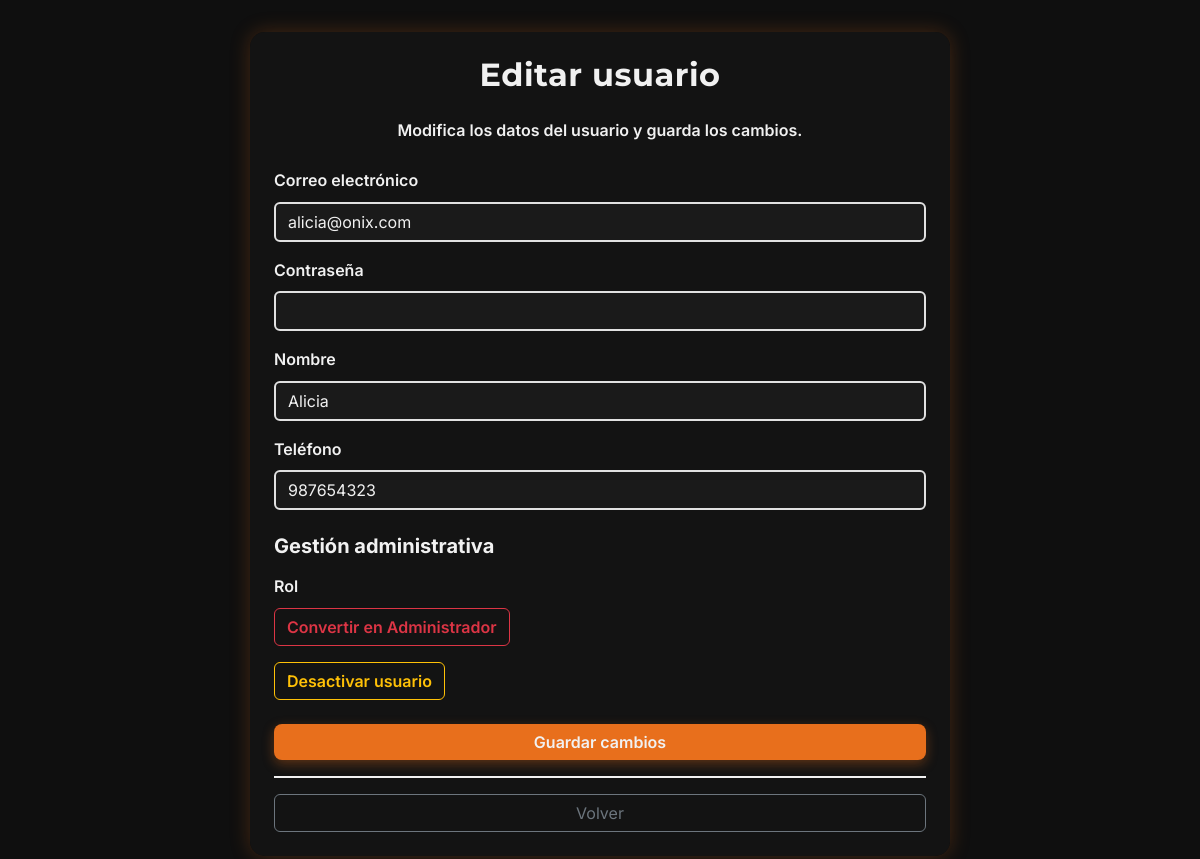
Before: /users/user_edit.php?id=12 (signed in) with the older database file.
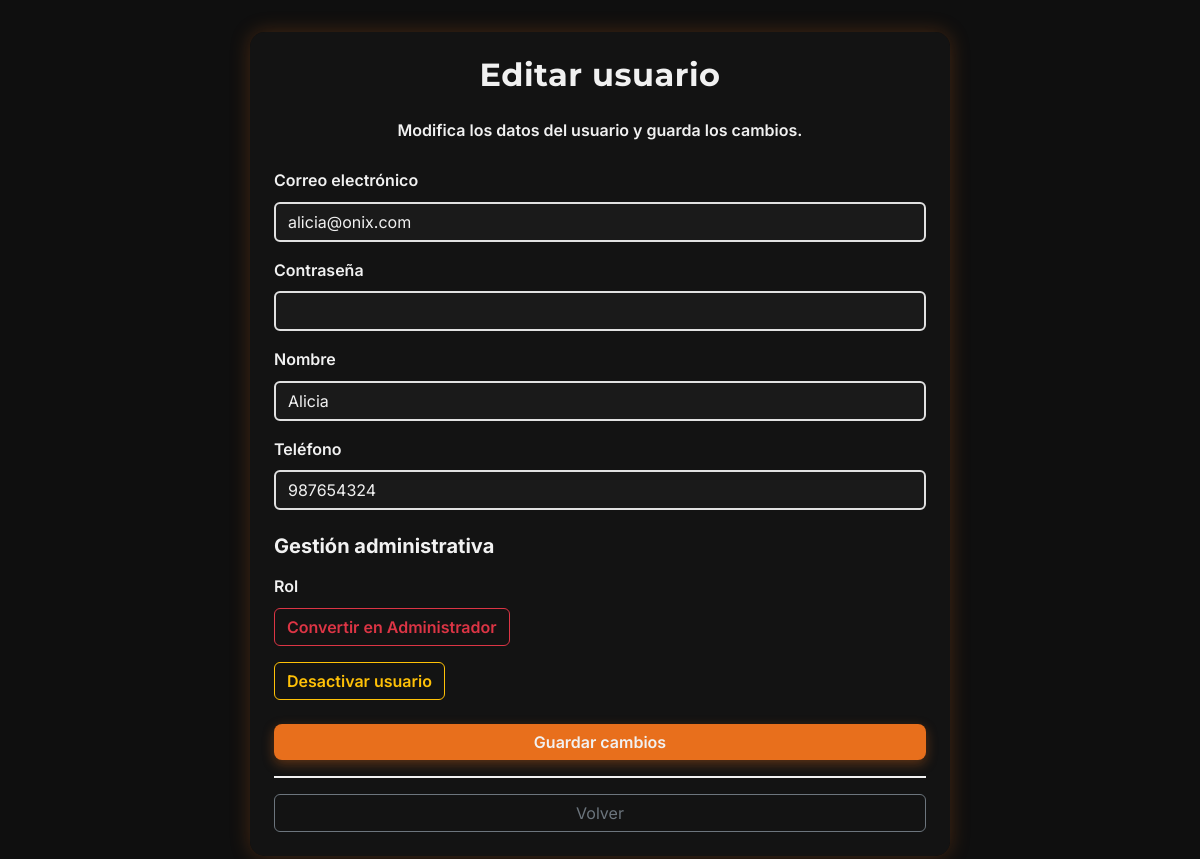
After: the same page with the newer database file.
### tables this page shows
CREATE TABLE `usuarios` (
  `id` int(11) NOT NULL,
  `nombre` varchar(50) NOT NULL,
  `email` varchar(50) NOT NULL,
  `contrasenya` varchar(255) NOT NULL,
  `telefono` varchar(20) NOT NULL,
  `rol` enum('usuario','administrador') NOT NULL DEFAULT 'usuario',
  `estado` enum('activo','inactivo') NOT NULL DEFAULT 'activo'
);

### src/users/user_edit.php (the view, shortened to what the changed rows need)
<?php
    $db = Database::getConnection();
    $errorMessages = [];
    $currentRole = $_SESSION["role"] ?? "user";
    if ($currentRole === "admin") {
        if (isset($_POST["edit_submit"]) || isset($_POST["change_role"])) {
            $id = (int) ($_POST["id"] ?? 0);
        } else {
            $id = (int) ($_GET["id"] ?? 0);
        }
    } else {
        $id = $_SESSION["id"];
    }
    $query = $db->prepare("SELECT id, nombre AS name, email, telefono AS phone, rol AS role, estado AS status FROM usuarios WHERE id = :id");
    $query->execute([":id" => $id]);
    if ($user = $query->fetch(PDO::FETCH_ASSOC)) {
        $fetchedName = $user["name"];
        $fetchedEmail = $user["email"];
        $fetchedPhone = $user["phone"];
    } else {
        $errorMessages[] = "No se ha encontrado el usuario.";
    }
?>
<!DOCTYPE html>
<html lang="es">
<head>
    <link href="https://cdn.jsdelivr.net/npm/bootstrap@5.3.0/dist/css/bootstrap.min.css" rel="stylesheet">
    <link rel="stylesheet" href="https://cdn.jsdelivr.net/npm/bootstrap-icons@1.10.5/font/bootstrap-icons.css">
    <link rel="stylesheet" href="/assets/css/styles.css">
</head>
<body>
    <div class="d-flex justify-content-center align-items-start onix-bg">
        <div class="p-4 onix-card" style="max-width: 700px;">
            <h2 class="text-center mb-4 fw-bold">Editar usuario</h2>
            <form name="edit_form" id="edit_form" method="post" action="/users/user_edit.php">
                <div class="mb-3">
                    <label for="email" class="form-label fw-semibold">Correo electrónico</label>
                    <input type="text" name="email" id="email" class="form-control onix-input" maxlength="50" value="<?= htmlspecialchars($fetchedEmail ?? '') ?>">
                </div>
                <div class="mb-3">
                    <label for="name" class="form-label fw-semibold">Nombre</label>
                    <input type="text" name="name" id="name" class="form-control onix-input" maxlength="30" value="<?= htmlspecialchars($fetchedName ?? '') ?>">
                </div>
                <div class="mb-4">
                    <label for="phone" class="form-label fw-semibold">Teléfono</label>
                    <input type="text" name="phone" id="phone" class="form-control onix-input" maxlength="9" value="<?= htmlspecialchars($fetchedPhone ?? '') ?>">
                </div>
            </form>
        </div>
    </div>
</body>
</html>

Changed rows visible on the page:
changed usuarios "alicia@onix.com": phone "987654323" → "987654324"
